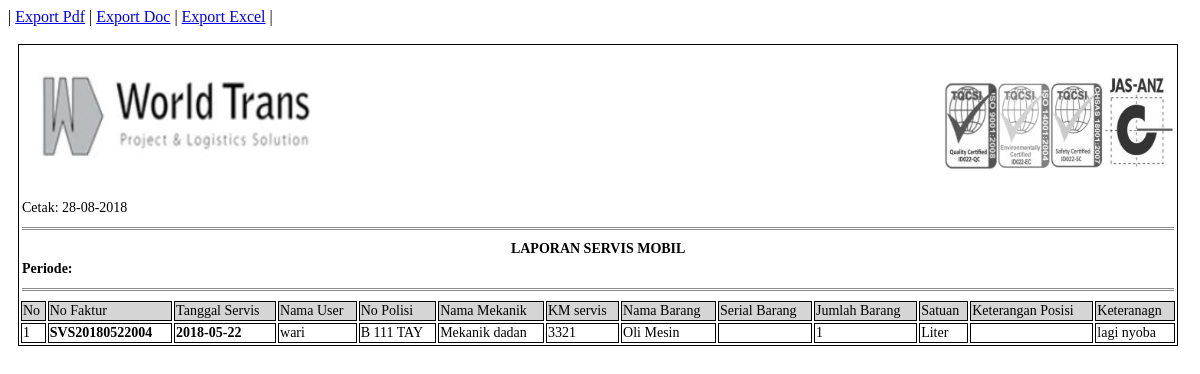
The page /pro_lap_servis.php?lap_svs_fak=SVS20180522004 on the database its author committed.
### tables this page shows
CREATE TABLE `tbl_servis` (
  `svs_id` varchar(20) NOT NULL,
  `usr_id` int(11) NOT NULL,
  `mbl_id` int(11) NOT NULL,
  `mk_id` int(11) NOT NULL,
  `svs_km` varchar(10) NOT NULL,
  `svs_tanggal` date NOT NULL
);

CREATE TABLE `tbl_user` (
  `usr_id` int(11) NOT NULL,
  `usr_status` varchar(5) NOT NULL,
  `usr_nama` varchar(20) NOT NULL,
  `usr_jk` varchar(10) NOT NULL,
  `usr_tempat_lahir` varchar(20) NOT NULL,
  `usr_tgl_lahir` date NOT NULL,
  `usr_alamat` varchar(50) NOT NULL,
  `usr_email` varchar(30) NOT NULL,
  `usr_tlp` varchar(13) NOT NULL,
  `usr_pass` varchar(6) NOT NULL
);

CREATE TABLE `tbl_mobil` (
  `mbl_id` int(11) NOT NULL,
  `spr_id` int(11) DEFAULT NULL,
  `mbl_nopol` varchar(15) NOT NULL,
  `mbl_km_showroom` int(11) NOT NULL,
  `mbl_km_awal` int(11) NOT NULL,
  `mbl_tanggal` date NOT NULL
);

CREATE TABLE `tbl_mekanik` (
  `mk_id` int(11) NOT NULL,
  `mk_nama` varchar(20) DEFAULT NULL,
  `mk_jk` varchar(10) DEFAULT NULL,
  `mk_tempat_lahir` varchar(20) DEFAULT NULL,
  `mk_tgl_lahir` date DEFAULT NULL,
  `mk_alamat` varchar(50) DEFAULT NULL,
  `mk_email` varchar(30) DEFAULT NULL,
  `mk_tlp` varchar(13) DEFAULT NULL
);

CREATE TABLE `tbl_barang` (
  `brg_id` int(11) NOT NULL,
  `ktg_id` int(11) NOT NULL,
  `brg_nama` varchar(25) NOT NULL,
  `brg_stok` int(11) NOT NULL
);

CREATE TABLE `tbl_satuan` (
  `stn_id` int(11) NOT NULL,
  `stn_nama` varchar(20) NOT NULL
);

### pro_lap_servis.php (the view, shortened to what this page needs)
<!DOCTYPE html PUBLIC "-//W3C//DTD XHTML 1.0 Strict//EN" "http://www.w3.org/TR/xhtml1/DTD/xhtml1-strict.dtd">
<html xmlns="http://www.w3.org/1999/xhtml" xml:lang="en">
<head>
</head>
<body>
	<?php
		@$lap_svs_fak=$_GET['lap_svs_fak'];
		@$lap_tgl_awal_svs=$_GET['lap_tgl_awal_svs'];
		@$lap_tgl_akhir_svs=$_GET['lap_tgl_akhir_svs'];
		@$lap_svs_mbl_id=$_GET['lap_svs_mbl_id'];
		@$lap_svs_ktg=$_GET['lap_svs_ktg_id'];
		if($lap_svs_fak!=""){
			$query=mysql_query("SELECT tbl_servis.*,
								tbl_servis_detail.*,
								tbl_user.usr_id,tbl_user.usr_nama,
								tbl_barang.brg_id,tbl_barang.brg_nama,
								tbl_mekanik.mk_id, tbl_mekanik.mk_nama,
								tbl_keterangan_posisi.ket_id, tbl_keterangan_posisi.ket_nama,
								tbl_mobil.mbl_id, tbl_mobil.mbl_nopol,
								tbl_kategori.*,
								tbl_satuan.*,
								(SELECT COUNT(tbl_servis_detail.svs_id) FROM tbl_servis_detail WHERE tbl_servis_detail.svs_id=tbl_servis.svs_id) AS baris
								FROM tbl_servis_detail
								INNER JOIN  tbl_servis ON tbl_servis.svs_id=tbl_servis_detail.svs_id
								INNER JOIN tbl_user ON tbl_user.usr_id=tbl_servis.usr_id
								INNER JOIN tbl_barang ON tbl_barang.brg_id=tbl_servis_detail.brg_id
								INNER JOIN tbl_kategori ON tbl_kategori.ktg_id=tbl_barang.ktg_id
								INNER JOIN tbl_satuan ON tbl_satuan.stn_id=tbl_kategori.stn_id
								INNER JOIN tbl_mekanik ON tbl_mekanik.mk_id=tbl_servis.mk_id
								LEFT JOIN tbl_keterangan_posisi ON tbl_keterangan_posisi.ket_id=tbl_servis_detail.ket_id
								INNER JOIN tbl_mobil ON tbl_mobil.mbl_id=tbl_servis.mbl_id
								WHERE tbl_servis_detail.svs_id='$lap_svs_fak'
								ORDER BY tbl_servis.svs_tanggal ASC")or die(mysql_error());
		}else if($lap_svs_mbl_id!=""){
				$query=mysql_query("SELECT tbl_servis.*,
								tbl_servis_detail.*,
								tbl_user.usr_id,tbl_user.usr_nama,
								tbl_barang.brg_id,tbl_barang.brg_nama,
								tbl_mekanik.mk_id, tbl_mekanik.mk_nama,
								tbl_keterangan_posisi.ket_id, tbl_keterangan_posisi.ket_nama,
								tbl_mobil.mbl_id, tbl_mobil.mbl_nopol,
								tbl_kategori.*,
								tbl_satuan.*,
								(SELECT COUNT(tbl_servis_detail.svs_id) FROM tbl_servis_detail WHERE tbl_servis_detail.svs_id=tbl_servis.svs_id) AS baris
								FROM tbl_servis_detail
								INNER JOIN  tbl_servis ON tbl_servis.svs_id=tbl_servis_detail.svs_id
								INNER JOIN tbl_user ON tbl_user.usr_id=tbl_servis.usr_id
								INNER JOIN tbl_barang ON tbl_barang.brg_id=tbl_servis_detail.brg_id
								INNER JOIN tbl_kategori ON tbl_kategori.ktg_id=tbl_barang.ktg_id
								INNER JOIN tbl_satuan ON tbl_satuan.stn_id=tbl_kategori.stn_id
								INNER JOIN tbl_mekanik ON tbl_mekanik.mk_id=tbl_servis.mk_id
								LEFT JOIN tbl_keterangan_posisi ON tbl_keterangan_posisi.ket_id=tbl_servis_detail.ket_id
								INNER JOIN tbl_mobil ON tbl_mobil.mbl_id=tbl_servis.mbl_id
								WHERE tbl_servis.mbl_id='$lap_svs_mbl_id'
								ORDER BY tbl_servis.svs_tanggal ASC ")or die(mysql_error());
		}else if($lap_svs_ktg!=""){
			$query=mysql_query("SELECT tbl_servis.*,
								tbl_servis_detail.*,
								tbl_user.usr_id,tbl_user.usr_nama,
								tbl_barang.brg_id,tbl_barang.brg_nama,
								tbl_mekanik.mk_id, tbl_mekanik.mk_nama,
								tbl_keterangan_posisi.ket_id, tbl_keterangan_posisi.ket_nama,
								tbl_mobil.mbl_id, tbl_mobil.mbl_nopol,
								tbl_kategori.*,
								tbl_satuan.*,
								(SELECT COUNT(tbl_servis_detail.svs_id) FROM tbl_servis_detail WHERE tbl_servis_detail.svs_id=tbl_servis.svs_id AND tbl_servis_detail.svs_serial!='') AS baris
								FROM tbl_servis_detail
								INNER JOIN  tbl_servis ON tbl_servis.svs_id=tbl_servis_detail.svs_id
								INNER JOIN tbl_user ON tbl_user.usr_id=tbl_servis.usr_id
								INNER JOIN tbl_barang ON tbl_barang.brg_id=tbl_servis_detail.brg_id
								INNER JOIN tbl_kategori ON tbl_kategori.ktg_id=tbl_barang.ktg_id
								INNER JOIN tbl_satuan ON tbl_satuan.stn_id=tbl_kategori.stn_id
								INNER JOIN tbl_mekanik ON tbl_mekanik.mk_id=tbl_servis.mk_id
								LEFT JOIN tbl_keterangan_posisi ON tbl_keterangan_posisi.ket_id=tbl_servis_detail.ket_id
								INNER JOIN tbl_mobil ON tbl_mobil.mbl_id=tbl_servis.mbl_id
								WHERE tbl_kategori.ktg_id='$lap_svs_ktg'
								ORDER BY tbl_servis.svs_id ASC ")or die(mysql_error());
		}
	 ?>
	| <a href="pro_lap_servis_pdf.php?lap_svs_fak=<?php echo $lap_svs_fak; ?>&lap_tgl_awal_svs=<?php echo $lap_tgl_awal_svs; ?>&lap_tgl_akhir_svs=<?php echo $lap_tgl_akhir_svs; ?>&lap_svs_mbl_id=<?php echo $lap_svs_mbl_id; ?>&lap_svs_ktg_id=<?php echo $lap_svs_ktg; ?>">Export Pdf</a> |
	<a href="pro_lap_servis_doc.php?lap_svs_fak=<?php echo $lap_svs_fak; ?>&lap_tgl_awal_svs=<?php echo $lap_tgl_awal_svs; ?>&lap_tgl_akhir_svs=<?php echo $lap_tgl_akhir_svs; ?>&lap_svs_mbl_id=<?php echo $lap_svs_mbl_id; ?>&lap_svs_ktg_id=<?php echo $lap_svs_ktg; ?>">Export Doc</a> |
	<a href="pro_lap_servis_xls.php?lap_svs_fak=<?php echo $lap_svs_fak; ?>&lap_tgl_awal_svs=<?php echo $lap_tgl_awal_svs; ?>&lap_tgl_akhir_svs=<?php echo $lap_tgl_akhir_svs; ?>&lap_svs_mbl_id=<?php echo $lap_svs_mbl_id; ?>&lap_svs_ktg_id=<?php echo $lap_svs_ktg; ?>">Export Excel</a> |
	<br /><br />
	 <table width="98%" style="margin-left: 10px;font-size: 14px" class="colom">
		<tr>
			<td colspan="7"><p class="center"><img src="image/logo_wtp2.jpg" height="120px" width="320x" align="center" /></p></td>
			<td colspan="6"><p class="right"><img src="image/iso.jpg" height="100px" width="230px" align="center" /></p></td>
		</tr>
		<tr>
			<td colspan="13">Cetak: <?php echo date('d-m-Y'); ?></td>
		</tr>
		<tr>
			<td colspan="13"> <hr class="garis" /></td>
		</tr>
		<tr>
			<td colspan="13" style="text-align: center" ><b>LAPORAN SERVIS MOBIL</b></td>
		</tr>
		<tr>
			<td colspan="13"><b>Periode: <?php  if(!empty($lap_tgl_awal_svs) && !empty($lap_tgl_akhir_svs)){
				} ?></b></td>
		</tr>
		<tr>
			<td colspan="13"> <hr class="garis" /></td>
		</tr>
	 	<tr>
	 		<td class="center colom warna">No </td>
	 		<td class="center colom warna">No Faktur</td>
	 		<td class="center colom warna">Tanggal Servis</td>
	 		<td class="center colom warna">Nama User</td>
	 		<td class="center colom warna">No Polisi</td>
	 		<td class="center colom warna">Nama Mekanik</td>
	 		<td class="center colom warna">KM servis</td>
	 		<td class="center colom warna">Nama Barang</td>
	 		<td class="center colom warna">Serial Barang</td>
	 		<td class="center colom warna">Jumlah Barang</td>
	 		<td class="center colom warna">Satuan</td>
	 		<td class="center colom warna">Keterangan Posisi</td>
	 		<td class="center colom warna">Keteranagn</td>
	 	</tr>
	 	<?php
	 	$no=1;
	 	$jum=1;
	 	if (mysql_num_rows($query)>0) {
	 		while($array=mysql_fetch_array($query)){
	 			echo "<tr>";
		 				if($jum<=1){
		 					echo"<td class='center colom' rowspan='".$array['baris']."'>".$no." </td>";
		 					echo"<td class='center colom' rowspan='".$array['baris']."'><b>".$array['svs_id']."</b> </td>";
		 					echo"<td class='center colom' rowspan='".$array['baris']."'><b>".$array['svs_tanggal']."</b> </td>";
		 					echo"<td class='center colom' rowspan='".$array['baris']."'>".$array['usr_nama']." </td>";
		 					echo"<td class='center colom' rowspan='".$array['baris']."'>".$array['mbl_nopol']." </td>";
		 					echo"<td class='center colom' rowspan='".$array['baris']."'>Mekanik ".$array['mk_nama']." </td>";
		 					echo"<td class='center colom' rowspan='".$array['baris']."'>".$array['svs_km']." </td>";
		 					$jum=$array['baris'];
		 					$no++;
		 				}else{
		 					$jum=$jum-1;
		 				}
		?>
							<td class='center colom'><?php echo $array['brg_nama']; ?></td>
		 					<td class='center colom'><?php echo $array['svs_serial']; ?></td>
		 					<td class='center colom'><?php echo $array['svs_jumlah']; ?></td>
		 					<td class='center colom'><?php echo $array['stn_nama']; ?></td>
		 					<td class='center colom'><?php echo $array['ket_nama']; ?></td>
		 					<td class='center colom'><?php echo $array['svs_ket']; ?></td>
		<?php
	 			echo "</tr>";
	 		}
	}else{
	 		echo "<tr>";
	 		echo"<td class='center colom' colspan='12'> <b>Data Tidak Ditemukan</b></td>";
	 		echo "</tr>";
	 	}
		?>
	 </table>
</body>
</html>

### pro_lap_servis.php (style rules this page uses)
.colom { border: 1px solid black; }
.center { text-align: left; }
.right { text-align: right; }
.garis { border:0px; border-top: 3px double #8c8c8c; }
.warna { background-color:#D6D5D5; }

### rows shown on the page
tbl_servis: svs_id "SVS20180522004", svs_tanggal "2018-05-22", usr.usr_nama "wari", mbl.mbl_nopol "B 111 TAY", mk.mk_nama "dadan", svs_km "3321", tbl_barang.brg_nama "Oli Mesin", svs_jumlah "1", tbl_satuan.stn_nama "Liter", svs_ket "lagi nyoba"
